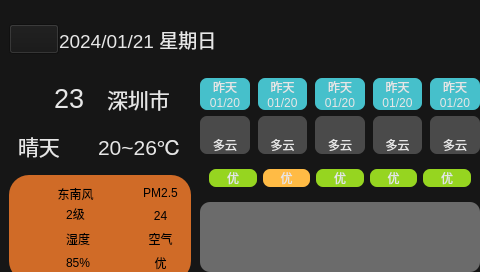
<?xml version="1.0" encoding="UTF-8"?>
<ui version="4.0">
 <class>weather</class>
 <widget class="QWidget" name="weather">
  <property name="geometry">
   <rect>
    <x>0</x>
    <y>0</y>
    <width>480</width>
    <height>272</height>
   </rect>
  </property>
  <property name="minimumSize">
   <size>
    <width>480</width>
    <height>272</height>
   </size>
  </property>
  <property name="maximumSize">
   <size>
    <width>480</width>
    <height>272</height>
   </size>
  </property>
  <property name="windowTitle">
   <string>Widget</string>
  </property>
  <property name="styleSheet">
   <string notr="true">background-color: rgb(22, 22, 22);</string>
  </property>
  <widget class="QWidget" name="widget01" native="true">
   <property name="geometry">
    <rect>
     <x>9</x>
     <y>9</y>
     <width>480</width>
     <height>272</height>
    </rect>
   </property>
   <property name="minimumSize">
    <size>
     <width>480</width>
     <height>272</height>
    </size>
   </property>
   <property name="maximumSize">
    <size>
     <width>480</width>
     <height>272</height>
    </size>
   </property>
   <layout class="QVBoxLayout" name="verticalLayout_7" stretch="0,0">
    <property name="spacing">
     <number>0</number>
    </property>
    <property name="leftMargin">
     <number>0</number>
    </property>
    <property name="topMargin">
     <number>0</number>
    </property>
    <property name="rightMargin">
     <number>0</number>
    </property>
    <property name="bottomMargin">
     <number>0</number>
    </property>
    <item>
     <layout class="QHBoxLayout" name="horizontalLayout">
      <item>
       <widget class="QPushButton" name="search_btn">
        <property name="minimumSize">
         <size>
          <width>50</width>
          <height>30</height>
         </size>
        </property>
        <property name="maximumSize">
         <size>
          <width>50</width>
          <height>30</height>
         </size>
        </property>
        <property name="styleSheet">
         <string notr="true">border-image: url(:/img/search.png);</string>
        </property>
        <property name="text">
         <string/>
        </property>
       </widget>
      </item>
      <item>
       <widget class="QLabel" name="labelCurrentDate">
        <property name="font">
         <font>
          <pointsize>14</pointsize>
         </font>
        </property>
        <property name="styleSheet">
         <string notr="true">color: rgb(230, 230, 230);</string>
        </property>
        <property name="text">
         <string>2024/01/21 星期日</string>
        </property>
       </widget>
      </item>
     </layout>
    </item>
    <item>
     <layout class="QHBoxLayout" name="horizontalLayout_2">
      <item>
       <layout class="QVBoxLayout" name="verticalLayout_6">
        <item>
         <widget class="QWidget" name="widget02" native="true">
          <property name="styleSheet">
           <string notr="true">color: rgb(230, 230, 230);</string>
          </property>
          <layout class="QVBoxLayout" name="verticalLayout_4">
           <item>
            <layout class="QHBoxLayout" name="horizontalLayout_9">
             <item>
              <widget class="QLabel" name="labelWeatherIcon">
               <property name="minimumSize">
                <size>
                 <width>30</width>
                 <height>30</height>
                </size>
               </property>
               <property name="maximumSize">
                <size>
                 <width>30</width>
                 <height>30</height>
                </size>
               </property>
               <property name="text">
                <string/>
               </property>
               <property name="pixmap">
                <pixmap resource="../res/res.qrc">:/img/Qing.png</pixmap>
               </property>
               <property name="scaledContents">
                <bool>true</bool>
               </property>
              </widget>
             </item>
             <item>
              <widget class="QLabel" name="labelTmp">
               <property name="font">
                <font>
                 <pointsize>20</pointsize>
                </font>
               </property>
               <property name="text">
                <string>23</string>
               </property>
              </widget>
             </item>
             <item>
              <widget class="QLabel" name="labelCity">
               <property name="font">
                <font>
                 <pointsize>16</pointsize>
                </font>
               </property>
               <property name="text">
                <string>深圳市  </string>
               </property>
              </widget>
             </item>
            </layout>
           </item>
           <item>
            <layout class="QHBoxLayout" name="horizontalLayout_10">
             <item>
              <widget class="QLabel" name="labelweatherType">
               <property name="font">
                <font>
                 <pointsize>16</pointsize>
                </font>
               </property>
               <property name="text">
                <string>晴天</string>
               </property>
              </widget>
             </item>
             <item>
              <widget class="QLabel" name="labelTempRange">
               <property name="font">
                <font>
                 <pointsize>16</pointsize>
                </font>
               </property>
               <property name="text">
                <string>20~26℃</string>
               </property>
              </widget>
             </item>
            </layout>
           </item>
          </layout>
         </widget>
        </item>
        <item>
         <widget class="QWidget" name="widget0301" native="true">
          <property name="styleSheet">
           <string notr="true">background-color: rgb(208, 107, 39);
border-radius: 20px;</string>
          </property>
          <layout class="QGridLayout" name="gridLayout">
           <item row="0" column="0">
            <layout class="QHBoxLayout" name="horizontalLayout_3">
             <item>
              <widget class="QLabel" name="labelFX">
               <property name="minimumSize">
                <size>
                 <width>30</width>
                 <height>30</height>
                </size>
               </property>
               <property name="maximumSize">
                <size>
                 <width>30</width>
                 <height>30</height>
                </size>
               </property>
               <property name="text">
                <string/>
               </property>
               <property name="pixmap">
                <pixmap resource="../res/res.qrc">:/img/wind.png</pixmap>
               </property>
               <property name="scaledContents">
                <bool>true</bool>
               </property>
              </widget>
             </item>
             <item>
              <layout class="QVBoxLayout" name="verticalLayout_2">
               <property name="spacing">
                <number>0</number>
               </property>
               <item>
                <widget class="QLabel" name="labelFXType">
                 <property name="text">
                  <string>东南风</string>
                 </property>
                 <property name="alignment">
                  <set>Qt::AlignCenter</set>
                 </property>
                </widget>
               </item>
               <item>
                <widget class="QLabel" name="labelFXType_2">
                 <property name="text">
                  <string>2级</string>
                 </property>
                 <property name="alignment">
                  <set>Qt::AlignCenter</set>
                 </property>
                </widget>
               </item>
              </layout>
             </item>
            </layout>
           </item>
           <item row="0" column="1">
            <layout class="QHBoxLayout" name="horizontalLayout_4">
             <item>
              <widget class="QLabel" name="labelFX_3">
               <property name="minimumSize">
                <size>
                 <width>30</width>
                 <height>30</height>
                </size>
               </property>
               <property name="maximumSize">
                <size>
                 <width>30</width>
                 <height>30</height>
                </size>
               </property>
               <property name="text">
                <string/>
               </property>
               <property name="pixmap">
                <pixmap resource="../res/res.qrc">:/img/pm25.png</pixmap>
               </property>
               <property name="scaledContents">
                <bool>true</bool>
               </property>
              </widget>
             </item>
             <item>
              <layout class="QVBoxLayout" name="verticalLayout_5">
               <item>
                <widget class="QLabel" name="labelPM25">
                 <property name="text">
                  <string>PM2.5</string>
                 </property>
                 <property name="alignment">
                  <set>Qt::AlignCenter</set>
                 </property>
                </widget>
               </item>
               <item>
                <widget class="QLabel" name="labelPM25Data">
                 <property name="text">
                  <string>24</string>
                 </property>
                 <property name="alignment">
                  <set>Qt::AlignCenter</set>
                 </property>
                </widget>
               </item>
              </layout>
             </item>
            </layout>
           </item>
           <item row="1" column="0">
            <layout class="QHBoxLayout" name="horizontalLayout_5">
             <item>
              <widget class="QLabel" name="labelFX_5">
               <property name="minimumSize">
                <size>
                 <width>30</width>
                 <height>30</height>
                </size>
               </property>
               <property name="maximumSize">
                <size>
                 <width>35</width>
                 <height>35</height>
                </size>
               </property>
               <property name="text">
                <string/>
               </property>
               <property name="pixmap">
                <pixmap resource="../res/res.qrc">:/img/humidity.png</pixmap>
               </property>
               <property name="scaledContents">
                <bool>true</bool>
               </property>
              </widget>
             </item>
             <item>
              <layout class="QVBoxLayout" name="verticalLayout_8">
               <item>
                <widget class="QLabel" name="labelShidu">
                 <property name="text">
                  <string>湿度</string>
                 </property>
                 <property name="alignment">
                  <set>Qt::AlignCenter</set>
                 </property>
                </widget>
               </item>
               <item>
                <widget class="QLabel" name="labelShiduData">
                 <property name="text">
                  <string>85%</string>
                 </property>
                 <property name="alignment">
                  <set>Qt::AlignCenter</set>
                 </property>
                </widget>
               </item>
              </layout>
             </item>
            </layout>
           </item>
           <item row="1" column="1">
            <layout class="QHBoxLayout" name="horizontalLayout_6">
             <item>
              <widget class="QLabel" name="labelFX_4">
               <property name="minimumSize">
                <size>
                 <width>30</width>
                 <height>30</height>
                </size>
               </property>
               <property name="maximumSize">
                <size>
                 <width>30</width>
                 <height>30</height>
                </size>
               </property>
               <property name="text">
                <string/>
               </property>
               <property name="pixmap">
                <pixmap resource="../res/res.qrc">:/img/airQi.png</pixmap>
               </property>
               <property name="scaledContents">
                <bool>true</bool>
               </property>
              </widget>
             </item>
             <item>
              <layout class="QVBoxLayout" name="verticalLayout">
               <item>
                <widget class="QLabel" name="labelair">
                 <property name="text">
                  <string>空气</string>
                 </property>
                 <property name="alignment">
                  <set>Qt::AlignCenter</set>
                 </property>
                </widget>
               </item>
               <item>
                <widget class="QLabel" name="labelairData">
                 <property name="text">
                  <string>优</string>
                 </property>
                 <property name="alignment">
                  <set>Qt::AlignCenter</set>
                 </property>
                </widget>
               </item>
              </layout>
             </item>
            </layout>
           </item>
          </layout>
         </widget>
        </item>
       </layout>
      </item>
      <item>
       <widget class="QWidget" name="widget04" native="true">
        <layout class="QVBoxLayout" name="verticalLayout_3">
         <item>
          <widget class="QWidget" name="widget0401" native="true">
           <layout class="QGridLayout" name="gridLayout_3">
            <property name="leftMargin">
             <number>0</number>
            </property>
            <property name="topMargin">
             <number>0</number>
            </property>
            <property name="rightMargin">
             <number>0</number>
            </property>
            <property name="bottomMargin">
             <number>0</number>
            </property>
            <property name="horizontalSpacing">
             <number>8</number>
            </property>
            <property name="verticalSpacing">
             <number>0</number>
            </property>
            <item row="0" column="4">
             <widget class="QLabel" name="labelday4">
              <property name="styleSheet">
               <string notr="true">color: rgb(230, 230, 230);
border-radius: 7px;
background-color: rgb(70, 192, 203);
border-bottom-right-radius:0px;
border-bottom-left-radius:0px;</string>
              </property>
              <property name="text">
               <string>昨天</string>
              </property>
              <property name="alignment">
               <set>Qt::AlignBottom|Qt::AlignHCenter</set>
              </property>
             </widget>
            </item>
            <item row="1" column="3">
             <widget class="QLabel" name="labelDate3">
              <property name="styleSheet">
               <string notr="true">color: rgb(230, 230, 230);
border-radius: 7px;
background-color: rgb(70, 192, 203);
border-top-right-radius:0px;
border-top-left-radius:0px;</string>
              </property>
              <property name="text">
               <string>01/20</string>
              </property>
              <property name="alignment">
               <set>Qt::AlignCenter</set>
              </property>
             </widget>
            </item>
            <item row="0" column="2">
             <widget class="QLabel" name="labelday2">
              <property name="styleSheet">
               <string notr="true">color: rgb(230, 230, 230);
border-radius: 7px;
background-color: rgb(70, 192, 203);
border-bottom-right-radius:0px;
border-bottom-left-radius:0px;</string>
              </property>
              <property name="text">
               <string>昨天</string>
              </property>
              <property name="alignment">
               <set>Qt::AlignBottom|Qt::AlignHCenter</set>
              </property>
             </widget>
            </item>
            <item row="0" column="0">
             <widget class="QLabel" name="labelday0">
              <property name="styleSheet">
               <string notr="true">color: rgb(230, 230, 230);
border-radius: 7px;
background-color: rgb(70, 192, 203);
border-bottom-right-radius:0px;
border-bottom-left-radius:0px;</string>
              </property>
              <property name="text">
               <string>昨天</string>
              </property>
              <property name="alignment">
               <set>Qt::AlignBottom|Qt::AlignHCenter</set>
              </property>
             </widget>
            </item>
            <item row="1" column="0">
             <widget class="QLabel" name="labelDate0">
              <property name="styleSheet">
               <string notr="true">color: rgb(230, 230, 230);
border-radius: 7px;
background-color: rgb(70, 192, 203);
border-top-right-radius:0px;
border-top-left-radius:0px;</string>
              </property>
              <property name="text">
               <string>01/20</string>
              </property>
              <property name="alignment">
               <set>Qt::AlignCenter</set>
              </property>
             </widget>
            </item>
            <item row="1" column="2">
             <widget class="QLabel" name="labelDate2">
              <property name="styleSheet">
               <string notr="true">color: rgb(230, 230, 230);
border-radius: 7px;
background-color: rgb(70, 192, 203);
border-top-right-radius:0px;
border-top-left-radius:0px;</string>
              </property>
              <property name="text">
               <string>01/20</string>
              </property>
              <property name="alignment">
               <set>Qt::AlignCenter</set>
              </property>
             </widget>
            </item>
            <item row="1" column="4">
             <widget class="QLabel" name="labelDate4">
              <property name="styleSheet">
               <string notr="true">color: rgb(230, 230, 230);
border-radius: 7px;
background-color: rgb(70, 192, 203);
border-top-right-radius:0px;
border-top-left-radius:0px;</string>
              </property>
              <property name="text">
               <string>01/20</string>
              </property>
              <property name="alignment">
               <set>Qt::AlignCenter</set>
              </property>
             </widget>
            </item>
            <item row="1" column="1">
             <widget class="QLabel" name="labelDate1">
              <property name="styleSheet">
               <string notr="true">color: rgb(230, 230, 230);
border-radius: 7px;
background-color: rgb(70, 192, 203);
border-top-right-radius:0px;
border-top-left-radius:0px;</string>
              </property>
              <property name="text">
               <string>01/20</string>
              </property>
              <property name="alignment">
               <set>Qt::AlignCenter</set>
              </property>
             </widget>
            </item>
            <item row="0" column="3">
             <widget class="QLabel" name="labelday3">
              <property name="styleSheet">
               <string notr="true">color: rgb(230, 230, 230);
border-radius: 7px;
background-color: rgb(70, 192, 203);
border-bottom-right-radius:0px;
border-bottom-left-radius:0px;</string>
              </property>
              <property name="text">
               <string>昨天</string>
              </property>
              <property name="alignment">
               <set>Qt::AlignBottom|Qt::AlignHCenter</set>
              </property>
             </widget>
            </item>
            <item row="0" column="1">
             <widget class="QLabel" name="labelday1">
              <property name="styleSheet">
               <string notr="true">color: rgb(230, 230, 230);
border-radius: 7px;
background-color: rgb(70, 192, 203);
border-bottom-right-radius:0px;
border-bottom-left-radius:0px;</string>
              </property>
              <property name="text">
               <string>昨天</string>
              </property>
              <property name="alignment">
               <set>Qt::AlignBottom|Qt::AlignHCenter</set>
              </property>
             </widget>
            </item>
           </layout>
          </widget>
         </item>
         <item>
          <widget class="QWidget" name="widget0402" native="true">
           <layout class="QGridLayout" name="gridLayout_4">
            <property name="leftMargin">
             <number>0</number>
            </property>
            <property name="topMargin">
             <number>0</number>
            </property>
            <property name="rightMargin">
             <number>0</number>
            </property>
            <property name="bottomMargin">
             <number>0</number>
            </property>
            <property name="horizontalSpacing">
             <number>8</number>
            </property>
            <property name="verticalSpacing">
             <number>0</number>
            </property>
            <item row="1" column="3">
             <widget class="QLabel" name="lbweatherTypeDate3">
              <property name="styleSheet">
               <string notr="true">color: rgb(230, 230, 230);
border-radius: 7px;
background-color: rgb(74, 74, 74);
border-top-right-radius:0px;
border-top-left-radius:0px;</string>
              </property>
              <property name="text">
               <string>多云</string>
              </property>
              <property name="alignment">
               <set>Qt::AlignCenter</set>
              </property>
             </widget>
            </item>
            <item row="0" column="2">
             <widget class="QLabel" name="labelWeatherIcon2">
              <property name="styleSheet">
               <string notr="true">color: rgb(230, 230, 230);
background-color: rgb(74, 74, 74);
border-radius: 7px;

border-bottom-right-radius:0px;
border-bottom-left-radius:0px;</string>
              </property>
              <property name="text">
               <string/>
              </property>
              <property name="pixmap">
               <pixmap resource="../res/res.qrc">:/img/DuoYun.png</pixmap>
              </property>
              <property name="scaledContents">
               <bool>false</bool>
              </property>
              <property name="alignment">
               <set>Qt::AlignCenter</set>
              </property>
             </widget>
            </item>
            <item row="1" column="4">
             <widget class="QLabel" name="lbweatherTypeDate4">
              <property name="styleSheet">
               <string notr="true">color: rgb(230, 230, 230);
border-radius: 7px;
background-color: rgb(74, 74, 74);
border-top-right-radius:0px;
border-top-left-radius:0px;</string>
              </property>
              <property name="text">
               <string>多云</string>
              </property>
              <property name="alignment">
               <set>Qt::AlignCenter</set>
              </property>
             </widget>
            </item>
            <item row="0" column="0">
             <widget class="QLabel" name="labelWeatherIcon0">
              <property name="minimumSize">
               <size>
                <width>20</width>
                <height>20</height>
               </size>
              </property>
              <property name="maximumSize">
               <size>
                <width>10000</width>
                <height>1000</height>
               </size>
              </property>
              <property name="styleSheet">
               <string notr="true">color: rgb(230, 230, 230);
background-color: rgb(74, 74, 74);
border-radius: 7px;

border-bottom-right-radius:0px;
border-bottom-left-radius:0px;</string>
              </property>
              <property name="text">
               <string/>
              </property>
              <property name="pixmap">
               <pixmap resource="../res/res.qrc">:/img/DuoYun.png</pixmap>
              </property>
              <property name="scaledContents">
               <bool>false</bool>
              </property>
              <property name="alignment">
               <set>Qt::AlignCenter</set>
              </property>
             </widget>
            </item>
            <item row="0" column="3">
             <widget class="QLabel" name="labelWeatherIcon3">
              <property name="styleSheet">
               <string notr="true">color: rgb(230, 230, 230);
background-color: rgb(74, 74, 74);
border-radius: 7px;

border-bottom-right-radius:0px;
border-bottom-left-radius:0px;</string>
              </property>
              <property name="text">
               <string/>
              </property>
              <property name="pixmap">
               <pixmap resource="../res/res.qrc">:/img/DuoYun.png</pixmap>
              </property>
              <property name="scaledContents">
               <bool>false</bool>
              </property>
              <property name="alignment">
               <set>Qt::AlignCenter</set>
              </property>
             </widget>
            </item>
            <item row="1" column="1">
             <widget class="QLabel" name="lbweatherTypeDate1">
              <property name="styleSheet">
               <string notr="true">color: rgb(230, 230, 230);
border-radius: 7px;
background-color: rgb(74, 74, 74);
border-top-right-radius:0px;
border-top-left-radius:0px;</string>
              </property>
              <property name="text">
               <string>多云</string>
              </property>
              <property name="alignment">
               <set>Qt::AlignCenter</set>
              </property>
             </widget>
            </item>
            <item row="1" column="0">
             <widget class="QLabel" name="lbweatherTypeDate0">
              <property name="styleSheet">
               <string notr="true">color: rgb(230, 230, 230);
border-radius: 7px;
background-color: rgb(74, 74, 74);
border-top-right-radius:0px;
border-top-left-radius:0px;</string>
              </property>
              <property name="text">
               <string>多云</string>
              </property>
              <property name="alignment">
               <set>Qt::AlignCenter</set>
              </property>
             </widget>
            </item>
            <item row="0" column="4">
             <widget class="QLabel" name="labelWeatherIcon4">
              <property name="styleSheet">
               <string notr="true">color: rgb(230, 230, 230);
background-color: rgb(74, 74, 74);
border-radius: 7px;

border-bottom-right-radius:0px;
border-bottom-left-radius:0px;</string>
              </property>
              <property name="text">
               <string/>
              </property>
              <property name="pixmap">
               <pixmap resource="../res/res.qrc">:/img/DuoYun.png</pixmap>
              </property>
              <property name="scaledContents">
               <bool>false</bool>
              </property>
              <property name="alignment">
               <set>Qt::AlignCenter</set>
              </property>
             </widget>
            </item>
            <item row="1" column="2">
             <widget class="QLabel" name="lbweatherTypeDate2">
              <property name="styleSheet">
               <string notr="true">color: rgb(230, 230, 230);
border-radius: 7px;
background-color: rgb(74, 74, 74);
border-top-right-radius:0px;
border-top-left-radius:0px;</string>
              </property>
              <property name="text">
               <string>多云</string>
              </property>
              <property name="alignment">
               <set>Qt::AlignCenter</set>
              </property>
             </widget>
            </item>
            <item row="0" column="1">
             <widget class="QLabel" name="labelWeatherIcon1">
              <property name="styleSheet">
               <string notr="true">color: rgb(230, 230, 230);
background-color: rgb(74, 74, 74);
border-radius: 7px;

border-bottom-right-radius:0px;
border-bottom-left-radius:0px;</string>
              </property>
              <property name="text">
               <string/>
              </property>
              <property name="pixmap">
               <pixmap resource="../res/res.qrc">:/img/DuoYun.png</pixmap>
              </property>
              <property name="scaledContents">
               <bool>false</bool>
              </property>
              <property name="alignment">
               <set>Qt::AlignCenter</set>
              </property>
             </widget>
            </item>
           </layout>
          </widget>
         </item>
         <item>
          <widget class="QWidget" name="widget0403" native="true">
           <layout class="QHBoxLayout" name="horizontalLayout_7">
            <item>
             <widget class="QLabel" name="labelaiq0">
              <property name="styleSheet">
               <string notr="true">color: rgb(230, 230, 230);
background-color: rgb(150, 213, 32);
border-radius: 7px;</string>
              </property>
              <property name="text">
               <string>优</string>
              </property>
              <property name="alignment">
               <set>Qt::AlignCenter</set>
              </property>
             </widget>
            </item>
            <item>
             <widget class="QLabel" name="labelaiq1">
              <property name="styleSheet">
               <string notr="true">color: rgb(230, 230, 230);
background-color: rgb(255, 187, 69);
border-radius: 7px;</string>
              </property>
              <property name="text">
               <string>优</string>
              </property>
              <property name="alignment">
               <set>Qt::AlignCenter</set>
              </property>
             </widget>
            </item>
            <item>
             <widget class="QLabel" name="labelaiq2">
              <property name="styleSheet">
               <string notr="true">color: rgb(230, 230, 230);
background-color: rgb(150, 213, 32);
border-radius: 7px;</string>
              </property>
              <property name="text">
               <string>优</string>
              </property>
              <property name="alignment">
               <set>Qt::AlignCenter</set>
              </property>
             </widget>
            </item>
            <item>
             <widget class="QLabel" name="labelaiq3">
              <property name="styleSheet">
               <string notr="true">color: rgb(230, 230, 230);
background-color: rgb(150, 213, 32);
border-radius: 7px;</string>
              </property>
              <property name="text">
               <string>优</string>
              </property>
              <property name="alignment">
               <set>Qt::AlignCenter</set>
              </property>
             </widget>
            </item>
            <item>
             <widget class="QLabel" name="labelaiq4">
              <property name="styleSheet">
               <string notr="true">color: rgb(230, 230, 230);
background-color: rgb(150, 213, 32);
border-radius: 7px;</string>
              </property>
              <property name="text">
               <string>优</string>
              </property>
              <property name="alignment">
               <set>Qt::AlignCenter</set>
              </property>
             </widget>
            </item>
           </layout>
          </widget>
         </item>
         <item>
          <widget class="QWidget" name="widget0404" native="true">
           <property name="minimumSize">
            <size>
             <width>280</width>
             <height>70</height>
            </size>
           </property>
           <property name="maximumSize">
            <size>
             <width>280</width>
             <height>70</height>
            </size>
           </property>
           <property name="styleSheet">
            <string notr="true">background-color: rgb(107, 107, 107);
border-radius: 10px;</string>
           </property>
          </widget>
         </item>
        </layout>
       </widget>
      </item>
     </layout>
    </item>
   </layout>
  </widget>
 </widget>
 <resources>
  <include location="../res/res.qrc"/>
 </resources>
 <connections/>
</ui>
